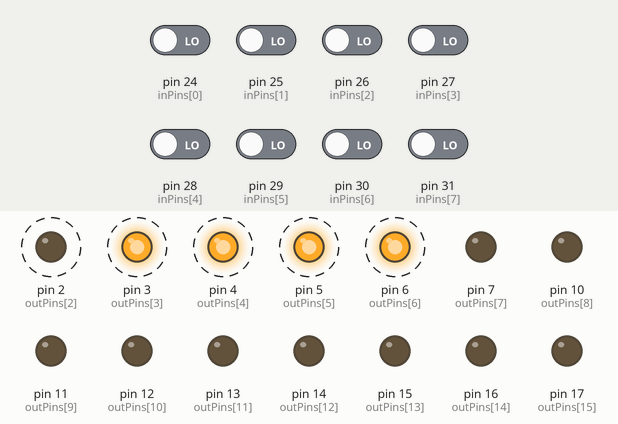
Recording of a sketch running on a simulated Arduino Mega 2560, built with avr-gcc and run on an emulated ATmega2560. Shown: output pins drawn as LEDs (lit = HIGH). Dashed ring = blinking. Inputs (shaded band) come from the test bench; at power-on: pin 24 (inPins[0]), pin 25 (inPins[1]), pin 26 (inPins[2]), pin 27 (inPins[3]), pin 28 (inPins[4]), pin 29 (inPins[5]), pin 30 (inPins[6]), pin 31 (inPins[7]) LOW. Pins used as bus, display or sensor lines are not drawn; what the sketch prints to the serial monitor is not drawn.

Above: at 1.23 s.
1.3 s: pin 25 (inPins[1]) driven HIGH and pin 27 (inPins[3]) driven HIGH
At 2.53 s:
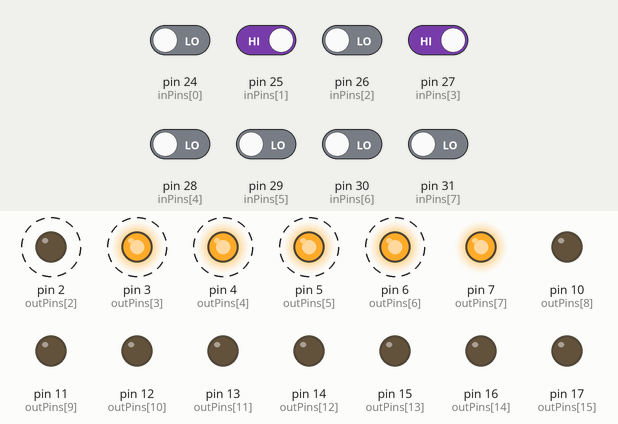
4.3 s: pin 24 (inPins[0]) driven HIGH
At 5.14 s:
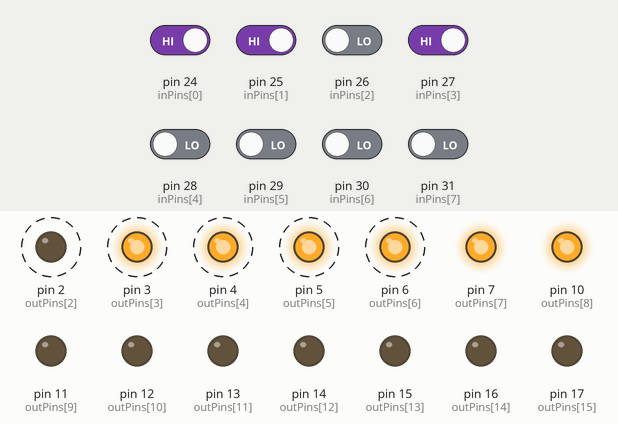
7.3 s: pin 26 (inPins[2]) driven HIGH
At 7.74 s:
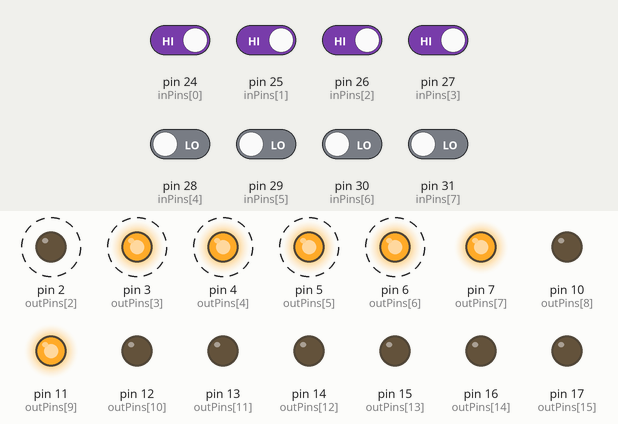
10.3 s: pin 25 (inPins[1]) driven LOW
At 11.65 s:
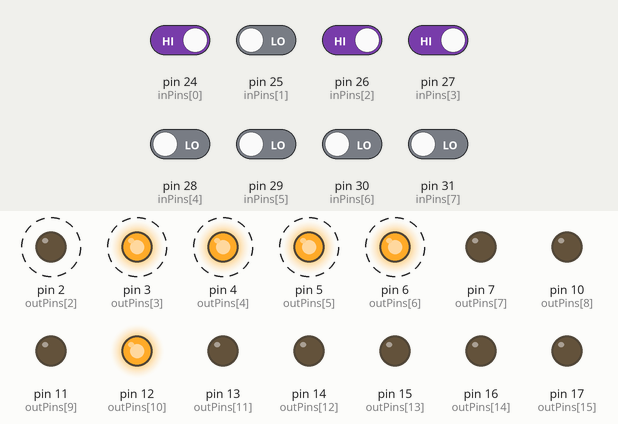
13.3 s: pin 28 (inPins[4]) driven HIGH
16.3 s: pin 24 (inPins[0]) driven LOW
Timing chart, 0 to 21.8 s (numbered marks = the images above; inputs shaded):
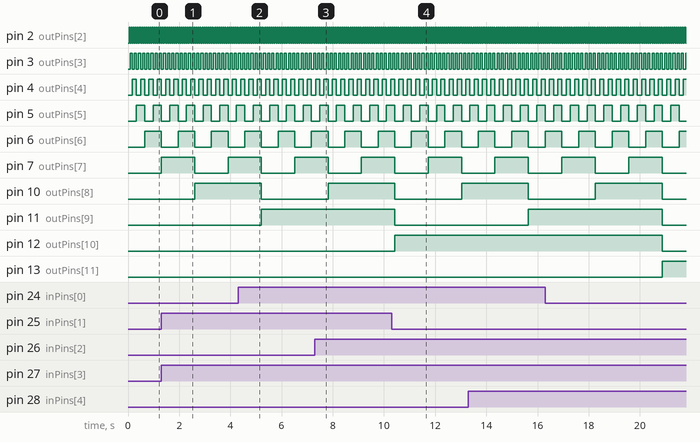

The sketch:

parallel_eeprom.ino
```cpp
byte outPins[] = {0,1,2,3,4,5,6,7, 10,11,12,13,14,15,16,17}; // 16 pins for address output
byte inPins[] = {24,25,26,27,28,29,30,31}; // 8 pins for data lines

// Control state pins: OutputEnable, WriteEnable, ChipEnable
int oe = 23;
int we = 22;
int ce = 21;

// These two set the reading range. It may also be like 0x1C000 to 0x1FFFF
int minadr = 0;
int maxadr = 10000;

void addressOut(int address){
int mask = 1;
for(int i = 0; i<16; i++) { // i < number of outpins
    if((mask & address) != 0) digitalWrite(outPins[i], HIGH); else digitalWrite(outPins[i],LOW);
    mask = mask << 1;
}
}

byte readIn(){
byte input = 0;
byte mask = 1;
for(int i = 0; i<8; i++){ // i < number of inpins
    if(digitalRead(inPins[i]) == HIGH) input |= mask;
    mask = mask << 1;
}
  return(input);
}

void setup() {
// PIN MODES
pinMode(oe, OUTPUT);
pinMode(we, OUTPUT);
pinMode(ce, OUTPUT);

for(int i = 0; i<16; i++){  // i < number of outpins
    pinMode(outPins[i], OUTPUT);
}
for(int i = 0; i<8; i++){  // i < number of outpins
    pinMode(inPins[i], INPUT);
}

// Initialize READ state
digitalWrite(oe, LOW);
digitalWrite(ce, LOW);
digitalWrite(we, HIGH);

Serial.begin(9600);
}

void loop() {
  for(int i = minadr; i < maxadr; i++) {
  addressOut(i);
  delay(10);
  Serial.print(readIn(), HEX); // You may have to change how the output it's interpreted: BYTE, HEX, BIN
  }
}
```

Measured:
- by itself, pin 2 (outPins[2]): alternates HIGH for 0.04 s and LOW for 0.04 s
- by itself, pin 3 (outPins[3]): alternates HIGH for 0.08 s and LOW for 0.08 s
- by itself, pin 4 (outPins[4]): alternates HIGH for 0.16 s and LOW for 0.16 s
- by itself, pin 5 (outPins[5]): alternates HIGH for 0.33 s and LOW for 0.33 s
- by itself, pin 6 (outPins[6]): alternates HIGH for 0.65 s and LOW for 0.65 s
- by itself, pin 7 (outPins[7]): alternates HIGH for 1.3 s and LOW for 1.3 s
